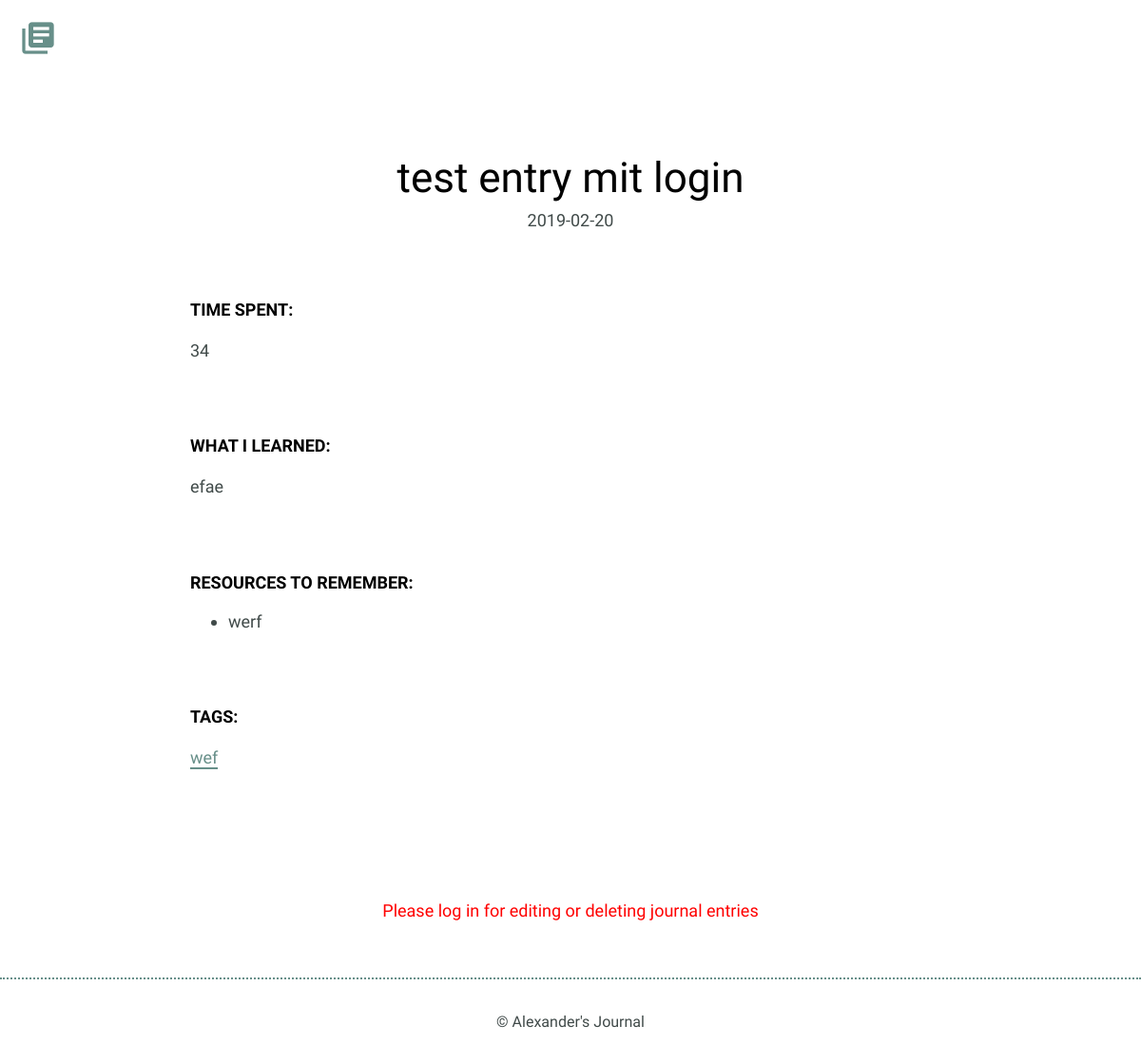
The app's page /detail_page/1, older data.
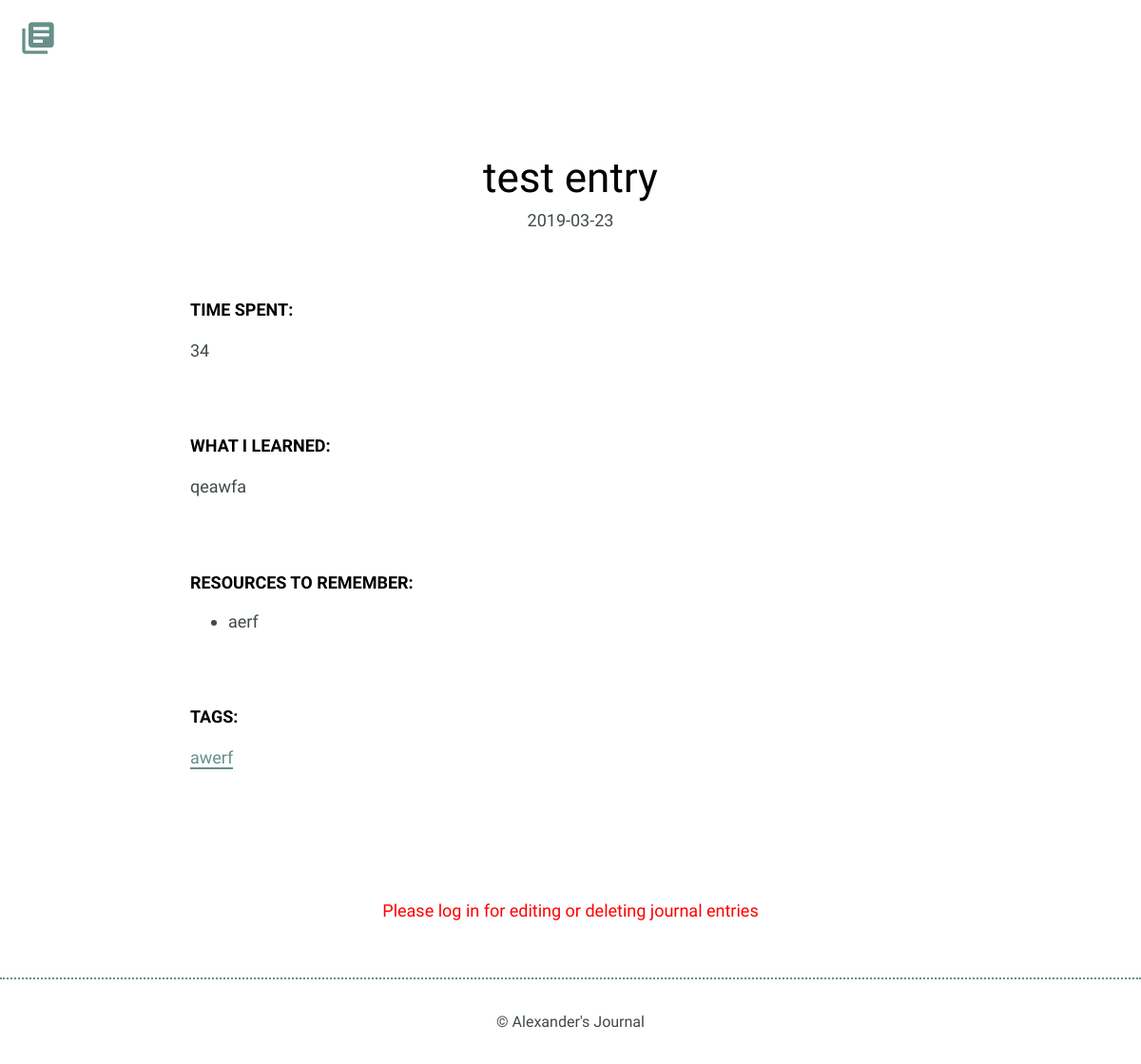
The same page, newer data.
### models.py (models this page shows)
class Entries(Model):
    title = CharField(max_length=250)
    date = DateTimeField()
    time_spent = IntegerField()
    learned = TextField()
    resources = TextField()
    tags = TextField()
    class Meta:
        database = DATABASE
        order_by = ('-date',)

### app.py (the view)
@app.route('/detail_page/<int:entry_id>')
def detail_page(entry_id):
    entry = models.Entries.select().where(models.Entries.id == entry_id)
    for data in entry:
        tag = data.tags
        tag = tag.split()
        resource = data.resources
        resource = resource.split()
    return render_template('detail.html', entry=entry,
                           tag=tag, resource=resource)

### app.py (called while the page is built)
@app.before_request
def before_request():
    g.db = models.DATABASE
    g.db.connect()
    g.user = current_user

@app.after_request
def after_request(response):
    g.db.close()
    return response

### templates/detail.html (shortened to what this page needs)
<!DOCTYPE html>
<html>
    <head>
        <link rel="stylesheet" href="/static/css/normalize.css">
        <link rel="stylesheet" href="/static/css/site.css">
    </head>
    <body>
        <header>
            <div class="container">
                <div class="site-header">
                    <a class="logo" href="{{ url_for('index') }}"><i class="material-icons">library_books</i></a>
                </div>
            </div>
        </header>
        {% for value in entry %}
        <section>
            <div class="container">
                <div class="entry-list single">
                    <article>
                        <h1>{{ value.title }}</h1>
                        <time datetime="2016-01-31">{{ value.date.strftime('%Y-%m-%d') }}</time>
                        <div class="entry">
                            <h3>Time Spent: </h3>
                            <p>{{ value.time_spent }}</p>
                        </div>
                        <div class="entry">
                            <h3>What I Learned:</h3>
                            <p>{{ value.learned }}</p>
                        </div>
                        <div class="entry">
                            <h3>Resources to Remember:</h3>
                            <ul>
                                {% for data in resource %}
                                <li>{{ data }}</li>
                                {% endfor %}
                            </ul>
                        </div>
                        <div class="entry">
                            <h3>Tags:</h3>
                            {% for data in tag %}
                            <p><a href="{{ url_for('index', tag=data) }}">{{ data }}</a></p>
                            {% endfor %}
                        </div>
                    </article>
                </div>
            </div>
            {% if current_user.is_authenticated %}
            <div class="edit">
                <p><a href="{{ url_for('edit_entry', entry_id=value.id) }}">Edit Entry</a></p>
                <p><a href="{{ url_for('delete_entry', entry_id=value.id) }}">Delete Entry</a></p>
            </div>
            {% else %}
            <div>
                <p style="text-align: center; padding-bottom: 3%; color:red">Please log in for editing or deleting journal entries</p>
            </div>
            {% endif %}
        </section>
        {% endfor %}
        <footer>
            <div>
                &copy; Alexander's Journal
            </div>
        </footer>
    </body>
</html>

### static/css/site.css (style rules this page uses)
body { font-size: 16px; color: #404a49; font-family: 'Cousine', serif; font-weight: 400; }
.container { margin: 0 auto; padding: 0 25px; }
header .site-header { margin: 0 auto; height: 95px; }
header .logo i { color: #678f89; margin: 20px 0 0 -5px; float: left; font-size: 40px; }
footer { text-align: center; padding: 35px 0; border-top: 2px dotted #678f89; }
h1, h2, h3 { margin: 0; font-weight: 400; line-height: 1em; color: #000; }
h1 { font-size: 44px; margin-bottom: 12px; }
h3 { font-size: 18px; font-family: 'Work Sans', serif; font-weight: 600; text-transform: uppercase; }
p { line-height: 1.8em; font-size: 18px; }
p a { border-bottom: 2px solid #678f89; padding: 0; color: #678f89; text-decoration: none; }
ul li { line-height: 1.8em; font-size: 18px; }
.entry-list, .edit-entry, .new-entry { max-width: 800px; margin: 0 auto; padding: 70px 0 150px 0; }
.entry-list article { margin-bottom: 70px; text-align: center; }
.entry-list article:last-child { margin-bottom: 0; }
.entry-list.single { padding-bottom: 70px; }
.entry-list.single time { font-size: 18px; }
.entry { max-width: 800px; margin: 75px auto 0 auto; text-align: left; }
.entry p { margin-bottom: 40px; }

Row changes from the older to the newer data that the page shows:
changed Entries: title "test entry mit login" → "test entry"; date "2019-02-20" → "2019-03-23"; learned "efae" → "qeawfa"; resources "werf" → "aerf"; tags "wef" → "awerf"
